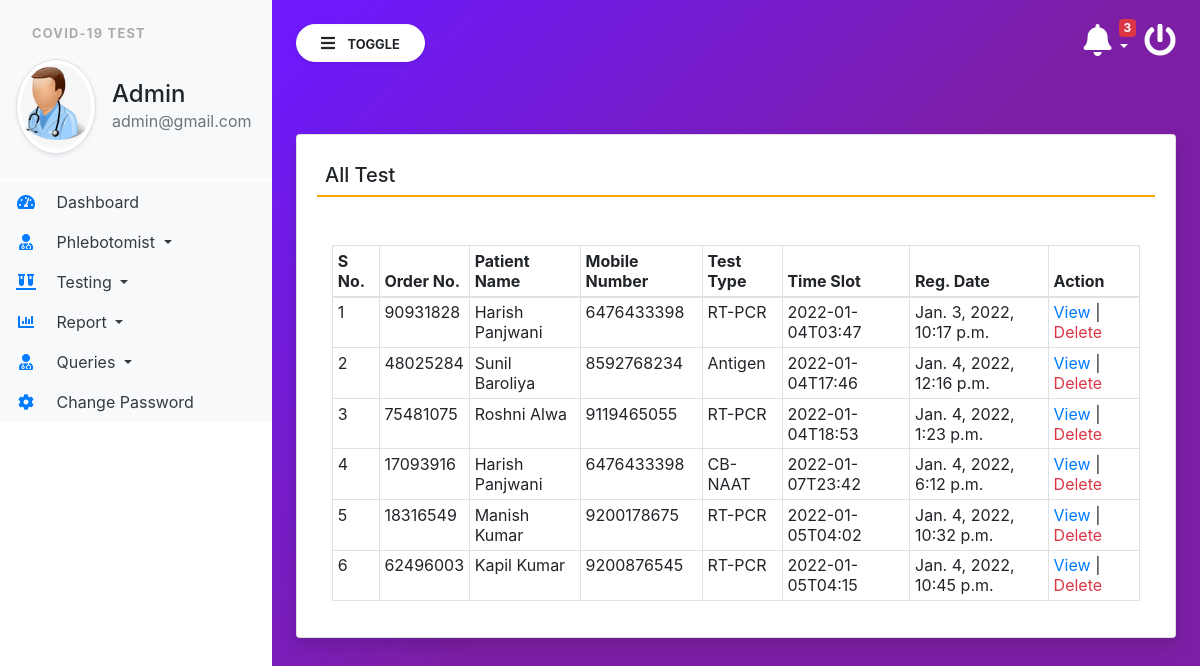
Screenshot of /alltest (signed in) with the database file from the repository.
### covid/models.py (models this page shows, shortened)
class Testrecord(models.Model):
    OrderNumber = models.CharField(max_length=50, null=True)
    patient = models.ForeignKey(Patients,on_delete=models.CASCADE)
    TestType = models.CharField(max_length=250, null=True)
    TestTimeSlot = models.CharField(max_length=150, null=True)
    ReportStatus = models.CharField(max_length=200, null=True)
    FinalReport = models.FileField(null=True,blank=True)
    ReportUploadTime = models.CharField(max_length=150,null=True)
    RegistrationDate = models.DateTimeField(auto_now_add=True)
    phlebotomist = models.ForeignKey(Phlebotomist,on_delete=models.CASCADE, null=True)
    AssignedTime = models.CharField(max_length=150, null=True)

class Patients(models.Model):
    FullName = models.CharField(max_length=150, null=True)
    MobileNumber = models.CharField(max_length=15, null=True)
    DateOfBirth = models.DateField(null=True)
    GovtIssuedId = models.CharField(max_length=150,null=True)
    GovtIssuedIdNo = models.CharField(max_length=150, null=True)
    FullAddress = models.CharField(max_length=350, null=True)
    State = models.CharField(max_length=200, null=True)
    RegistrationDate = models.DateTimeField(auto_now_add=True)

### covid/views.py (the view)
# urls.py: path('alltest',alltest, name='alltest'),
def alltest(request):
    if not request.user.is_authenticated:
        return redirect('admin_login')
    test = Testrecord.objects.all()
    return render(request, 'alltest.html', locals())

### covid/templatetags/custom_tag.py (called while the page is built)
@register.filter(name = 'notification')
def notification(obj):
    test  = Testrecord.objects.filter(ReportStatus="Not Processed yet")
    return test

@register.simple_tag()
def notificationcount(*args, **kwargs):
    testcount  = Testrecord.objects.filter(ReportStatus="Not Processed yet").count()
    return testcount

### covid/templates/alltest.html
{% extends 'admin_base.html' %}
{% block main  %}
<div class="card shadow mt-5">
    <div class="card-body">
        <h5 class="p-2" style="border-bottom: 2px solid orange;">All Test</h5>
        <div class="container-fluid mt-5">
            <table class="table table-bordered table-sm" id="example">
                <thead>
                <tr>
                    <th>S No.</th>
                    <th>Order No.</th>
                    <th>Patient Name</th>
                    <th>Mobile Number</th>
                    <th>Test Type</th>
                    <th>Time Slot</th>
                    <th>Reg. Date</th>
                    <th>Action</th>
                </tr>
                </thead>
                <tbody>
                  {% for i in test %}
                <tr>
                    <td>{{forloop.counter}}</td>
                    <td>{{i.OrderNumber}}</td>
                    <td>{{i.patient.FullName}}</td>
                    <td>{{i.patient.MobileNumber}}</td>
                    <td>{{i.TestType}}</td>
                    <td>{{i.TestTimeSlot}}</td>
                    <td>{{i.RegistrationDate}}</td>
                    <td><a href="{% url 'viewTestingDtls' i.id %}" class="text-primary">View</a>
                    | <a href="{% url 'delete_test' i.patient.id %}" class="text-danger" onclick="return confirm('Are You Sure?')">Delete</a>
                    </td>
                </tr>
                  {% endfor %}
                </tbody>
            </table>
        </div>
    </div>
</div>
{% endblock %}

### covid/templates/admin_base.html (shortened to what this page needs)
{% load static %}
{% load custom_tag %}
<html lang="en">
<head>
    <link rel="stylesheet" href="https://maxcdn.bootstrapcdn.com/bootstrap/4.3.1/css/bootstrap.min.css">
    <link rel="stylesheet" href="https://use.fontawesome.com/releases/v5.6.3/css/all.css"
>
    <link rel="stylesheet" type="text/css" href="{% static 'css/sidebar.css' %}">
</head>
<body>
<div class="vertical-nav bg-white" id="sidebar">
    <div class="py-4 px-3 mb-1 bg-light">
        <p class="font-weight-bold text-uppercase px-3 small dashboard-text">Covid-19 Test</p>
        <div class="media d-flex align-items-center">
            <img src="{% static 'images/admin.jpg' %}" width="80" height="80"
                 class="mr-3 rounded-circle img-thumbnail shadow-sm">
            <div class="media-body">
                <h4 class="mb-0">Admin</h4>
                <p class="text-muted mb-0">{{request.user.email}}</p>
            </div>
        </div>
    </div>
    <ul class="nav flex-column bg-white">
        <li class="nav-item">
            <a href="{% url 'admin_home' %}" class="nav-link text-dark bg-light">
                <i class="fas fa-tachometer-alt fa-fw mr-3 text-primary"></i>
                Dashboard
            </a>
        </li>
        <li class="nav-item dropdown">
            <a class="nav-link dropdown-toggle text-dark bg-light" href="#" id="navbardrop" data-toggle="dropdown">
                <i class="fas fa-user-md mr-3 text-primary fa-fw"></i> Phlebotomist
            </a>
        </li>
        <li class="nav-item dropdown">
            <a class="nav-link dropdown-toggle text-dark bg-light" href="#" id="navbardrop" data-toggle="dropdown">
                <i class="fas fa-vials mr-3 text-primary fa-fw"></i> Testing
            </a>
        </li>
        <li class="nav-item dropdown">
            <a class="nav-link dropdown-toggle text-dark bg-light" href="#" id="navbardrop" data-toggle="dropdown">
                <i class="fas fa-chart-bar mr-3 text-primary fa-fw"></i> Report
            </a>
        </li>
        <li class="nav-item dropdown">
            <a class="nav-link dropdown-toggle text-dark bg-light" href="#" id="navbardrop" data-toggle="dropdown">
                <i class="fas fa-user-md mr-3 text-primary fa-fw"></i> Queries
            </a>
        </li>
        <li class="nav-item">
            <a href="{% url 'changePassword' %}" class="nav-link text-dark bg-light">
                <i class="fas fa-cog mr-3 text-primary fa-fw"></i>
                Change Password
            </a>
        </li>
    </ul>
</div>
<div class="page-content p-4" id="content">
    <a href="/logout" title="logout" class="float-right text-white"><i class="fas fa-power-off fa-2x"></i></a>
    <div class="container">
        <div class="dropdown">
    <a href="" class="float-right text-white pr-3 dropdown-toggle" id="menu1" data-toggle="dropdown"><span class="badge badge-danger">{% notificationcount %}</span><i class="fas fa-bell fa-2x"> </i>
    </a>
    </div>
        </div>
    <button id="sidebarCollapse" type="button" class="btn btn-light bg-white rounded-pill shadow-sm px-4 mb-4">
        <i class="fas fa-bars mr-2"></i>
        <small class="text-uppercase font-weight-bold">Toggle</small>
    </button>
    {% block main %}
    {% endblock %}
</div>
</body>
</html>

### covid/static/css/sidebar.css (style rules this page uses)
body { background-image : linear-gradient(135.9deg,rgba(109,25,252,1) 16.4%,rgba(125,31,165,1) 56.1%); min-height:100vh; }
.vertical-nav { min-width : 17rem; width : 17rem; height:100vh; position:fixed; top:0; left:0; transition: all 0.4s; }
.page-content { width:calc(100% - 17rem); margin-left:17rem; transition:all 0.4s; }
.dashboard-text { letter-spacing : 0.1em; color : #aaa; }
.badge { position: absolute; top: -5px; right: 25px; }

### rows the page displays
Testrecord: OrderNumber "90931828", patient.FullName "Harish Panjwani", patient.MobileNumber "6476433398", TestType "RT-PCR", TestTimeSlot "2022-01-04T03:47", RegistrationDate "Jan. 3, 2022, 10:17 p.m."
Testrecord: OrderNumber "48025284", patient.FullName "Sunil Baroliya", patient.MobileNumber "8592768234", TestType "Antigen", TestTimeSlot "2022-01-04T17:46", RegistrationDate "Jan. 4, 2022, 12:16 p.m."
Testrecord: OrderNumber "75481075", patient.FullName "Roshni Alwa", patient.MobileNumber "9119465055", TestType "RT-PCR", TestTimeSlot "2022-01-04T18:53", RegistrationDate "Jan. 4, 2022, 1:23 p.m."
Testrecord: OrderNumber "17093916", patient.FullName "Harish Panjwani", patient.MobileNumber "6476433398", TestType "CB-NAAT", TestTimeSlot "2022-01-07T23:42", RegistrationDate "Jan. 4, 2022, 6:12 p.m."
Testrecord: OrderNumber "18316549", patient.FullName "Manish Kumar", patient.MobileNumber "9200178675", TestType "RT-PCR", TestTimeSlot "2022-01-05T04:02", RegistrationDate "Jan. 4, 2022, 10:32 p.m."
Testrecord: OrderNumber "62496003", patient.FullName "Kapil Kumar", patient.MobileNumber "9200876545", TestType "RT-PCR", TestTimeSlot "2022-01-05T04:15", RegistrationDate "Jan. 4, 2022, 10:45 p.m."

### other values shown
{{ request.user.email }} "admin@gmail.com"
